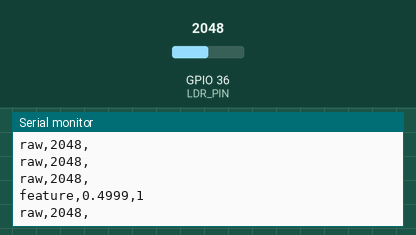
Simulated run of this sketch. Board: ESP32. Parts: the last lines printed to the serial monitor. The test bench sets the inputs (shaded band); at power-on: GPIO 36 (LDR_PIN) = 2048 (analog values on the 0–4095 scale).

Above: at 1.2 s.
1.3 s: GPIO 36 (LDR_PIN) set to 2866
At 2.3 s:
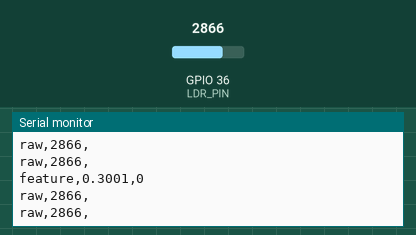
2.8 s: GPIO 36 (LDR_PIN) set to 3603
At 3.3 s:
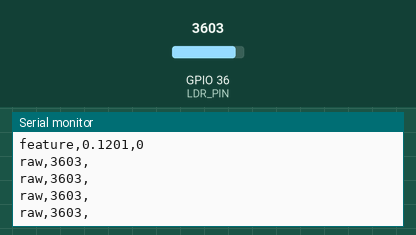
Timing chart, 0 to 5.8 s (numbered marks = the images above; inputs shaded):
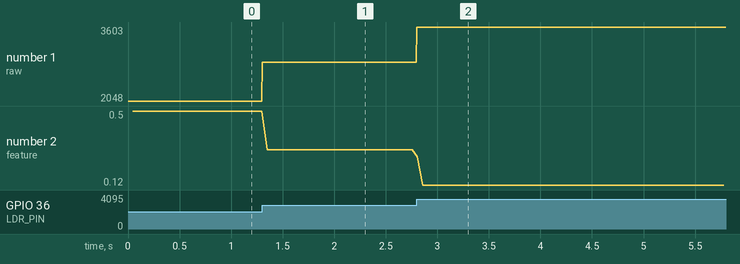

Measured:
- after the input at 1.3 s, the serial monitor: prints a new line at once (image 1)
- after the input at 2.8 s, the serial monitor: prints a new line at once (image 2)
- plotted number 1: 2048 → 2866 after the input at 1.3 s, 2866 → 3603 after the input at 2.8 s
- plotted number 2: 0.5 → 0.3 after the input at 1.3 s, 0.3 → 0.12 after the input at 2.8 s

The sketch:

sketch.ino
```cpp
/*
 * Captura do fotoresistor no Wokwi: leitura crua e feature rotulada.
 * A cada 5 ms imprime raw,<adc>,. A cada 10 amostras (50 ms) imprime
 * feature,<feature>,<label>. Monitor serial: 115200 baud.
 *
 * O modulo Wokwi reduz AO com o aumento de luz, entao feature e o
 * complemento do ADC normalizado para que 0=escuro e 1=claro.
 */

static const int LDR_PIN = 36;
static const int AMOSTRAS_POR_JANELA = 10;
static const unsigned long PERIODO_MS = 5;
static const float ADC_MAX = 4095.0f;
static const float LIMIAR = 0.45f;

static int amostrasNaJanela = 0;
static long somaJanela = 0;

void setup() {
  Serial.begin(115200);
  analogReadResolution(12);
  analogSetPinAttenuation(LDR_PIN, ADC_11db);
  Serial.println("tipo,valor,label");
}

void loop() {
  int adc = analogRead(LDR_PIN);
  if (adc < 0) {
    adc = 0;
  } else if (adc > 4095) {
    adc = 4095;
  }

  Serial.print("raw,");
  Serial.print(adc);
  Serial.println(',');

  somaJanela += adc;
  amostrasNaJanela++;
  if (amostrasNaJanela == AMOSTRAS_POR_JANELA) {
    float media = (float)somaJanela / (float)AMOSTRAS_POR_JANELA;
    float feature = 1.0f - (media / ADC_MAX);
    int label = (feature < LIMIAR) ? 0 : 1;

    Serial.print("feature,");
    Serial.print(feature, 4);
    Serial.print(',');
    Serial.println(label);

    somaJanela = 0;
    amostrasNaJanela = 0;
  }

  delay(PERIODO_MS);
}
```
